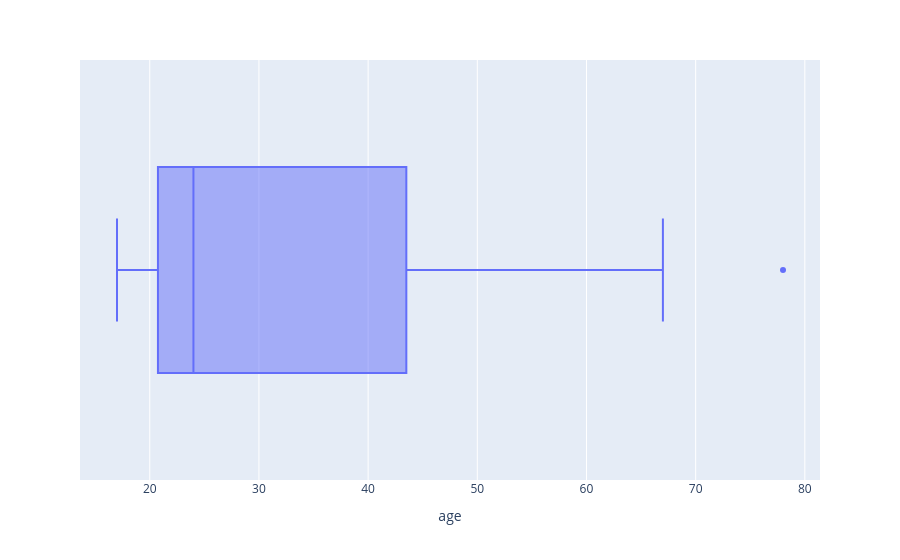

Here is the notebook cell this chart was saved with:
### Code cell
px.box(data_frame=df,x='age')

### Figure 1 — Plotly figure (JSON) as saved in the notebook; plotly's stock layout.template omitted (floating-point values rounded to 4 significant figures)
{"data": [{"alignmentgroup": "True", "hovertemplate": "age=%{x}<extra></extra>", "legendgroup": "", "marker": {"color": "#636efa"}, "name": "", "notched": false, "offsetgroup": "", "orientation": "h", "showlegend": false, "type": "box", "x": [19, 17, 20, 23, 24, 25, 22, 21, 29, 43, 45, 67, 78], "x0": " ", "xaxis": "x", "y0": " ", "yaxis": "y"}], "layout": {"autosize": true, "boxmode": "group", "legend": {"tracegroupgap": 0}, "margin": {"t": 60}, "xaxis": {"anchor": "y", "autorange": true, "domain": [0, 1], "range": [13.61, 81.39], "title": {"text": "age"}, "type": "linear"}, "yaxis": {"anchor": "x", "autorange": true, "domain": [0, 1], "range": [-0.5, 0.5], "type": "category"}}}
